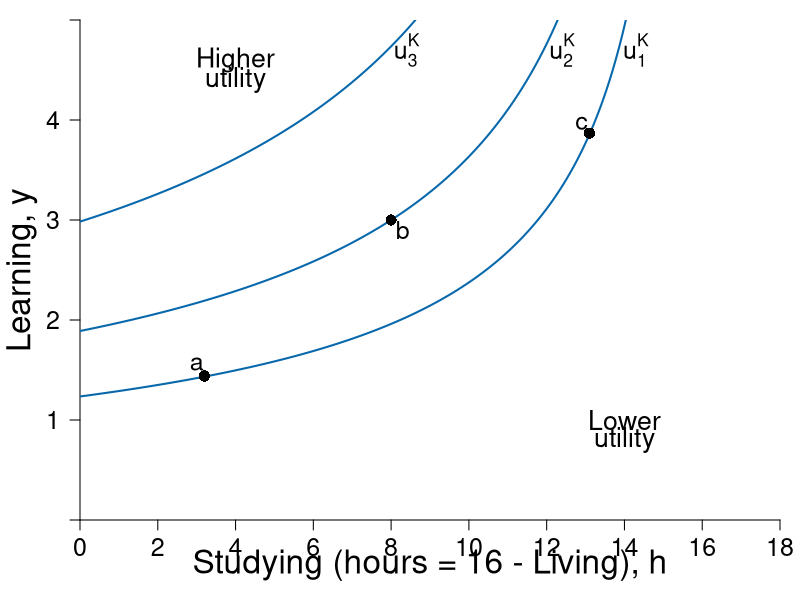

This chart was generated by the following R code:
#Graph Designer: Simon Halliday
#Authors: Bowles, Foley and Halliday
#Title: Microeconomics: Competition, Conflict and Coordination

library(shape)
#pdf(file = "feasible_frontier_indifference_badsSTEP1.pdf", width = 8, height = 8)
#pdf(file = "feasible_frontier_indifference_badsSTEP2.pdf", width = 8, height = 8)
#pdf(file = "feasible_frontier_indifference_badsSTEP3.pdf", width = 8, height = 8)
#pdf(file = "feasible_frontier_indifference_badsSTEP4.pdf", width = 8, height = 8)
pdf(file = "constrained_optimization/feasible_frontier_indifference_bads_indiffsonly.pdf", width = 8, height = 8)

#Set parameters for graphics
pointsize <- 1.8
axislabelsize <- 2
labelsize <- 1.5
namesize <- 1.8
annotatesize <- 1.5
graphlinewidth <- 2
segmentlinewidth <- 1.5

COL <- c("#7fc97f", "#beaed4", "#fdc086", "#ffff99", "#386cb0", "#f0027f", "#bf5b17", "#666666")
COLA <- c("#e0f3db", "#99d8c9","#66c2a4","#41ae76", "#238b45", "#005824")
COLB <- c("#4eb3d3", "#2b8cbe", "#0868ac","#084081")

#Edited the margins to cater for the larger LHS labels
par(mar =  c(4, 4, 1, 1))

ppf <- function(x, slope = 1/64, bary = 4) {
  bary - slope *(16-x)^2
}

uFn <- function(x, y, alpha = 0.4){
  ((16-x)^alpha)*(y^(1-alpha))
}

indiffA <- function(x, ubar = uFn(8,3) - 1, alpha = 0.4) {
  (ubar/ ((16-x)^alpha))^(1/ (1 - alpha))
}

ylims <- c(0, 5)
xlims <- c(0, 18)

npts <- 501 
x <- seq(xlims[1], xlims[2], length.out = npts)
y <- seq(ylims[1], ylims[2], length.out = npts) 
#step by step graphs:
#step 2:
#a <- uFn(8, 3) - 1
#step 3:
#a <- c(uFn(8, 3) - 1, uFn(8, 3) + 1.4) 
#final:
a <- c(uFn(8, 3) - 1, uFn(8, 3), uFn(8, 3) + 1.4) #alpha = 0.4

plot(0, 0, xlim = xlims, ylim = ylims, type = "n",
     xlab = expression(paste("")),
     ylab = expression(paste("")), 
     xaxt = "n", 
     yaxt = "n", 
     cex.lab = axislabelsize, 
     bty = "n", 
     xaxs="i", 
     yaxs="i"
)


# ticksy <- seq(from = 0, to = ylims[2], by = 1)
# ylabels <- seq(from = 0, to = ylims[2], by = 1)
ticksx <- seq(from = 0, to = xlims[2], by = 2)
xlabels <- seq(from = 0, to = xlims[2], by = 2)
ticksy <- c(ylims[1], 1, 2, 3, 4, ylims[2])
ylabels <- c(NA, 1, 2, 3, 4, NA)
# ticksx <- c(xlims[1], 5.25, 8.944272, xlims[2])
# xlabels <- c(NA, expression(paste(x,"*")), expression(paste(bar(x))), NA)

axis(1, at = ticksx, pos = 0, labels = xlabels, cex.axis = labelsize)
axis(2, at = ticksy, pos = 0, labels = ylabels, las = 1, cex.axis = labelsize)

npts <- 500 
xx1 <- seq(xlims[1], xlims[2], length.out = npts)
xx2 <- seq(0, xlims[2], length.out = npts)
xx3 <- seq(xlims[1], 0, length.out = npts)
xx4 <- seq(-11, 0, length.out = npts)

#Draw the polygon for shading the feasible set
# xpoly1 <- seq(from = xlims[1], to = xlims[2], length.out = 500)
# ypoly1 <- ppf(xpoly1)
# polygon(x = c(xlims[2], xlims[2], xpoly1, 0),
#         y = c(ppf(xlims[2]), 0, ypoly1, ylims[2]),
#         col=COLA[1], density=NULL, border = NA)

#Draw the graphs
# lines(xx1, ppf(xx1), col = COLA[5], lwd = graphlinewidth)

#Label the feasible frontier
# text(16, 3, expression("Feasible Frontier"), cex = labelsize)
# Arrows(16, 3.1, 16, 3.9, col = "black", lty = 1, lwd = 2, arr.type = "triangle", arr.lwd = 0.5)

contour(x, y, 
        outer(x, y, uFn),
        drawlabels = FALSE,
        col = COLB[3],
        lwd = graphlinewidth,
        levels = a, 
        xaxs="i", 
        yaxs="i", 
        add = TRUE)

#Axis labels
text(0.5*xlims[2], -0.45, expression(paste("Studying (hours = 16 - Living), ", h)), xpd = TRUE, cex = axislabelsize) 
text(-1.5, 0.5*ylims[2], expression(paste("Learning, ", y)), xpd = TRUE, cex = axislabelsize, srt = 90) 


#mtext(expression(paste("Studying (hours = 16 - Living), ", h)), side = 1, line = 2.5, cex = axislabelsize)
#text(-1.2, 0.5*ylims[2], expression(paste("Learning, ", y)), xpd = TRUE, cex = axislabelsize, srt = 90) 

#Add mrs = mrt at i
# text(7.3, 3.6, expression(paste(mrs(x,y) == mrt(x,y))), cex = labelsize)
# Arrows(8, 3.5, 8, 3.15, col = "black", lty = 1, lwd = 2, arr.type = "triangle", arr.lwd = 0.5)

#Label the indifference curves
text(14.3, 4.7, expression(u[1]^K), cex = labelsize)
text(12.4, 4.7, expression(u[2]^K), cex = labelsize)
text(8.4, 4.7, expression(u[3]^K), cex = labelsize)

#Annotate max u point on feasible frontier
text(8.3, ppf(8) - 0.1, expression(paste(b)), cex = labelsize)
# segments(8, 0, 8, ppf(x = 8), lty = 2, col = "gray", lwd = segmentlinewidth)
# segments(0, ppf(x = 8), 8, ppf(x = 8), lty = 2, col = "gray", lwd = segmentlinewidth)
points(8, ppf(x = 8), pch = 16, col = "black", cex = 1.5)

text(3.2-0.2, ppf(3.2) + 0.12, expression(paste(a)), cex = labelsize)
# segments(3.2, 0, 3.2, ppf(x = 3.2), lty = 2, col = "gray", lwd = segmentlinewidth)
# segments(0, ppf(x = 3.2), 3.2, ppf(x = 3.2), lty = 2, col = "gray", lwd = segmentlinewidth)
points(3.2, ppf(x = 3.2), pch = 16, col = "black", cex = 1.5)


text(13.1-0.2, ppf(13.1) + 0.1, expression(paste(c)), cex = labelsize)
# segments(13.1, 0, 13.1, ppf(x = 13.1), lty = 2, col = "gray", lwd = segmentlinewidth)
# segments(0, ppf(x = 13.1), 13.1, ppf(x = 13.1), lty = 2, col = "gray", lwd = segmentlinewidth)
points(13.1, ppf(x = 13.1), pch = 16, col = "black", cex = 1.5)

text(14, 1, expression("Lower"), cex = labelsize + 0.1)
text(14, 0.8, expression("utility"), cex = labelsize + 0.1)

text(4, 4.6, expression("Higher"), cex = labelsize + 0.1)
text(4, 4.4, expression("utility"), cex = labelsize + 0.1)

dev.off()
